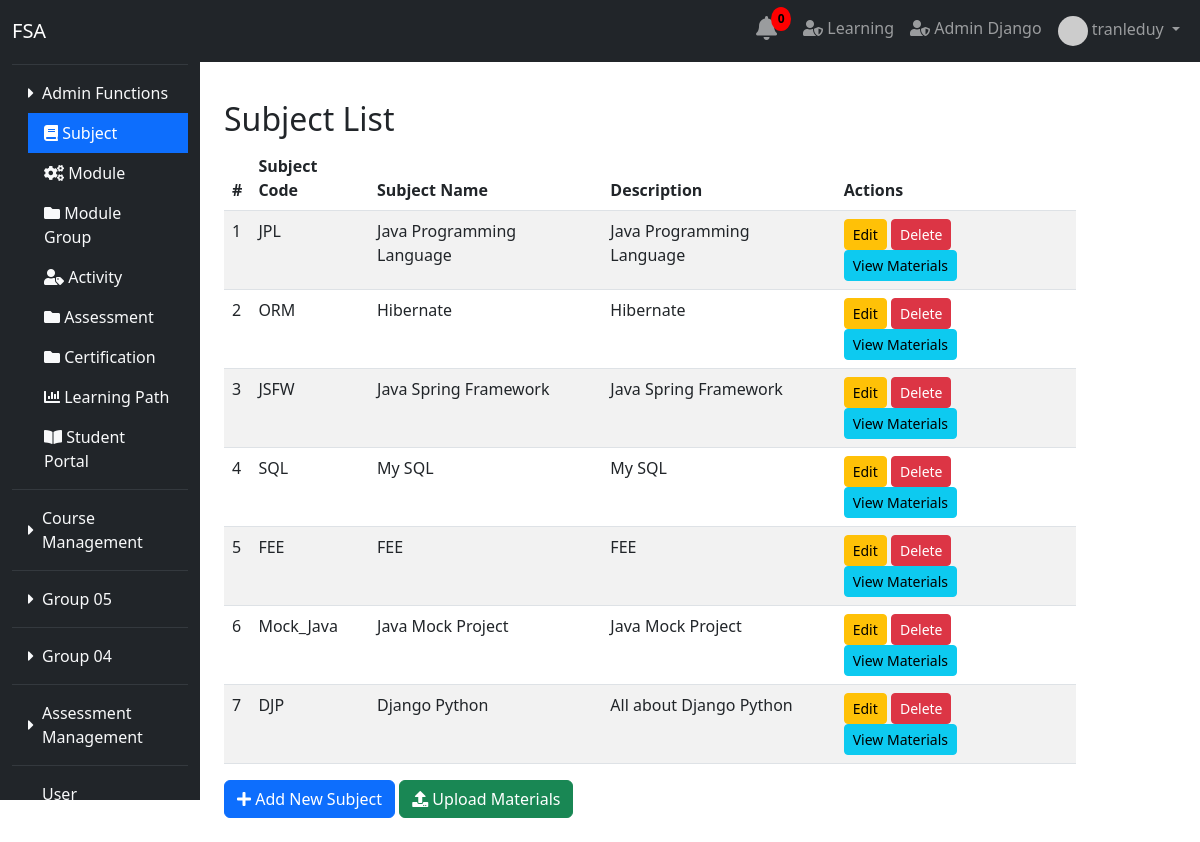
/subject/ (signed in), run on the app's committed database.
### user/models.py (models this page shows)
class User(AbstractUser):
    date_joined = models.DateTimeField(auto_now_add=True)
    training_programs = models.ManyToManyField(TrainingProgram, blank=True)
    modules = models.ManyToManyField(Module, related_name='assigned_users', blank=True)
    groups = models.ManyToManyField(
        Group,
        blank=True,
        help_text='The groups this user belongs to.',
        verbose_name='groups',
        related_name='custom_user_groups',
    )
    user_permissions = models.ManyToManyField(
        Permission,
        blank=True,
        help_text='Specific permissions for this user.',
        verbose_name='user permissions',
        related_name='custom_user_permissions',
    )

### module_group/models.py (models this page shows, shortened)
class ModuleGroup(models.Model):
    group_name = models.CharField(max_length=255)

class Module(models.Model):
    module_name = models.CharField(max_length=255)
    module_url = models.CharField(max_length=255)
    icon = models.CharField(max_length=255, blank=True, null=True)
    module_group = models.ForeignKey(ModuleGroup, related_name='modules', on_delete=models.CASCADE)

### subject/models.py (models this page shows, shortened)
class Subject(models.Model):
    name = models.CharField(max_length=255, unique=True)
    description = models.TextField(blank=True, null=True)
    code = models.CharField(max_length=50, unique=True)  # New code field

### subject/views.py (the view)
# urls.py: path('', views.subject_list, name='subject_list'),
def subject_list(request):
    module_groups = ModuleGroup.objects.all()
    subjects = Subject.objects.all()
    return render(request, 'subject_list.html', {
        'module_groups': module_groups,
        'subjects': subjects,
    })

### subject/templates/subject_list.html (shortened to what this page needs)
{% extends 'base.html' %}
{% block content %}
<div class="container mt-4">
    <h2>Subject List</h2>
    <table class="table table-striped">
        <thead>
            <tr>
                <th>#</th>
                <th>Subject Code</th>
                <th>Subject Name</th>
                <th>Description</th>
                <th>Actions</th>
            </tr>
        </thead>
        <tbody>
            {% for subject in subjects %}
            <tr>
                <td>{{ forloop.counter }}</td>
                <td>{{ subject.code }}</td>
                <td>{{ subject.name }}</td>
                <td>{{ subject.description }}</td>
                <td>
                    <a href="{% url 'subject:subject_edit' subject.pk %}" class="btn btn-warning btn-sm">Edit</a>
                    <a href="{% url 'subject:subject_delete' subject.pk %}" class="btn btn-danger btn-sm">Delete</a>
                    <a href="{% url 'subject:subject_materials' subject.pk %}" class="btn btn-info btn-sm">View Materials</a>
                </td>
            </tr>
            {% endfor %}
        </tbody>
    </table>
    <a href="{% url 'subject:subject_add' %}" class="btn btn-primary mb-4">
        <i class="fas fa-plus"></i> Add New Subject
    </a>
    <a href="{% url 'subject:upload_material' %}" class="btn btn-success mb-4">
        <i class="fas fa-upload"></i> Upload Materials
    </a>
</div>
{% endblock %}

### main/templates/admin_sidebar.html (shortened to what this page needs)
<!DOCTYPE html>
<html lang="en">
<head>
    <link href="https://cdn.jsdelivr.net/npm/bootstrap@5.3.0-alpha1/dist/css/bootstrap.min.css" rel="stylesheet">
    <link rel="stylesheet" href="https://cdnjs.cloudflare.com/ajax/libs/font-awesome/5.15.4/css/all.min.css">
</head>
<body>
    <nav class="navbar navbar-expand-lg navbar-dark bg-dark fixed-top">
        <div class="container-fluid">
            <a class="navbar-brand" href="{% url 'main:home' %}">FSA</a>
            <div class="collapse navbar-collapse" id="navbarNav">
                <ul class="navbar-nav ms-auto">
                    {% if request.user.is_authenticated %}
                        {% include 'notification_bell.html' %}
                        <li class="nav-item">
                            <a class="nav-link" href="{% url 'student_portal:course_list' %}">
                                <i class="fas fa-user-shield"></i> Learning
                            </a>
                        </li>
                        <li class="nav-item">
                            <a class="nav-link" href="{% url 'admin:index' %}" target="_blank">
                                <i class="fas fa-user-shield"></i> Admin Django
                            </a>
                        </li>
                        <li class="nav-item dropdown">
                            <a class="nav-link dropdown-toggle" href="#" id="userDropdown" role="button" data-bs-toggle="dropdown" aria-expanded="false">
                                {% if request.user.profile.profile_picture_url %}
                                    <img src="{{ request.user.profile.profile_picture_url }}" alt="Profile Picture" class="rounded-circle" width="30" height="30">
                                {% endif %}
                                {{ request.user.get_full_name|default:request.user.username }}
                            </a>
                        </li>
                    {% else %}
                        <li class="nav-item"><a class="nav-link" href="{% url 'main:register_email' %}">Register</a></li>
                        <li class="nav-item"><a class="nav-link" href="{% url 'main:login' %}">Login</a></li>
                    {% endif %}
                </ul>
            </div>
        </div>
    </nav>
    <div class="container-fluid">
        <div class="row">
            <nav id="sidebar" class="col-md-3 col-lg-2 bg-dark pt-3 vh-100 d-flex flex-column position-fixed" style="height: 100vh; overflow-y: auto;">
                <ul class="nav flex-column">
                    {% if user.is_authenticated %}
                        {% for group in module_groups %}
                            <li class="nav-item">
                                <a class="nav-link text-light d-flex align-items-center" href="#group-{{ group.id }}"
                                    data-bs-toggle="collapse" role="button"
                                    aria-expanded="{% if group.modules.all.0.module_url == active_module_url %}true{% else %}false{% endif %}"
                                    aria-controls="group-{{ group.id }}">
                                    <i class="fas fa-caret-right me-2" id="icon-{{ group.id }}"></i>
                                    {{ group.group_name }}
                                </a>
                                <div id="group-{{ group.id }}" class="collapse {% if group.modules.all.0.module_url == active_module_url %}show{% endif %}">
                                    <ul class="nav flex-column ms-3">
                                        {% for module in group.modules.all %}
                                            <li class="nav-item">
                                                <a class="nav-link text-light {% if module.module_url == active_module_url %}active{% endif %}"
                                                   href="{% url module.module_url %}">
                                                    <i class="{{ module.icon }}"></i> {{ module.module_name }}
                                                </a>
                                            </li>
                                        {% endfor %}
                                    </ul>
                                </div>
                            </li>
                            <hr class="border-secondary my-2">
                        {% endfor %}
                    {% endif %}
                </ul>
            </nav>
        </div>
    </div>
</body>
</html>

### main/templates/admin_sidebar.html (style rules this page uses)
.nav-link.active { color: #ffffff !important; background-color: #0d6efd !important; }

### data on the page
User: user.get_full_name "tranleduy"
ModuleGroup: group_name "Admin Functions"
Module: module_name "Subject"
Module: module_name "Module"
Module: module_name "Module Group"
Module: module_name "Activity"
Module: module_name "Assessment"
Module: module_name "Certification"
Module: module_name "Learning Path"
Module: module_name "Student Portal"
ModuleGroup: group_name "Course Management"
ModuleGroup: group_name "Group 05"
ModuleGroup: group_name "Group 04"
ModuleGroup: group_name "Assessment Management"
ModuleGroup: group_name "User…"
Subject: code "JPL", name "Java Programming Language", description "Java Programming Language"
Subject: code "ORM", name "Hibernate", description "Hibernate"
Subject: code "JSFW", name "Java Spring Framework", description "Java Spring Framework"
Subject: code "SQL", name "My SQL", description "My SQL"
Subject: code "FEE", name "FEE", description "FEE"
Subject: code "Mock_Java", name "Java Mock Project", description "Java Mock Project"
Subject: code "DJP", name "Django Python", description "All about Django Python"
